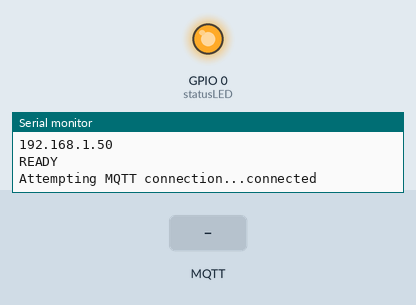
Recording of a sketch running on a simulated ESP8266 (NodeMCU). On the bench: output pins drawn as LEDs (lit = HIGH), the last lines printed to the serial monitor. The inputs (shaded band) are chosen by the test bench. WiFi joins after 1.5 s; servers stay silent unless stated; no MQTT or app messages arrive unless stated; pins used as bus, display or sensor lines are not drawn.

Above: at 2.7 s.
2.8 s: MQTT message "desktop/power" arrives on the first subscribed topic
At 3.2 s:
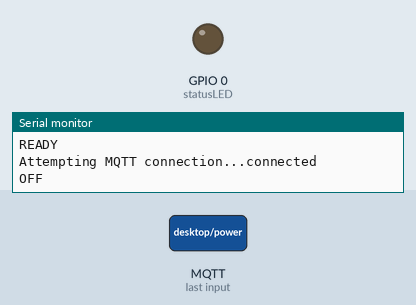
4.3 s: MQTT message "ON" arrives on the first subscribed topic
At 6.2 s:
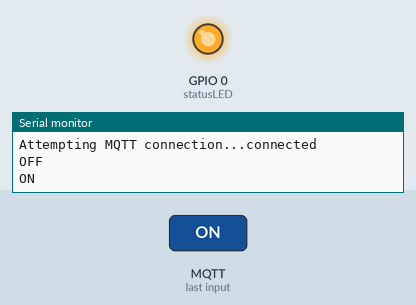
Timing chart, 0 to 7.7 s (numbered marks = the images above; inputs shaded):
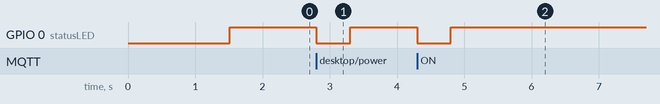

Measured:
- after the input at 2.8 s, GPIO 0 (statusLED): HIGH → LOW at once, → HIGH 0.50 s later
- after the input at 4.3 s, GPIO 0 (statusLED): HIGH → LOW at once, → HIGH 0.50 s later

The sketch:

desktop-power.ino
```cpp
#include <ESP8266WiFi.h>
#include <PubSubClient.h>
#include <ESP8266mDNS.h>
#include <WiFiUdp.h>
#include <ArduinoOTA.h>

//OTA Config
const char* deviceName = "ESP8266-Desktop-Power";
const char* OTAPass = "update";

// Wifi network details and MQTT broker IP
const char* ssid = "*****";
const char* password = "*****";
const char* mqtt_server = "*****";

WiFiClient espClient;
PubSubClient client(espClient);
int powerPin = 14;
int statusLED = 0;
String switch1;
String strTopic;
String strPayload;

void setup_wifi() {
  delay(10);
  // Connect to Wifi
  Serial.println();
  Serial.print("Connecting to ");
  Serial.println(ssid);
  WiFi.begin(ssid, password);

  while (WiFi.status() != WL_CONNECTED)
  {
    delay(500);
    Serial.print(".");
  }
  Serial.println("");
  Serial.println("WiFi connected");
  Serial.println("IP address: ");
  Serial.println(WiFi.localIP());
}

void callback(char* topic, byte* payload, unsigned int length) {
  payload[length] = '\0';
  strTopic = String((char*)topic);
  if(strTopic == "desktop/power")
    {
    switch1 = String((char*)payload);
    if(switch1 == "ON")
      {
        Serial.println("ON");
        digitalWrite(powerPin, LOW);
        digitalWrite(statusLED, LOW);
        delay(500);
        digitalWrite(powerPin, HIGH);
        digitalWrite(statusLED, HIGH);
      }
    else
      {
        Serial.println("OFF");
        digitalWrite(powerPin, LOW);
        digitalWrite(statusLED, LOW);
        delay(500);
        digitalWrite(powerPin, HIGH);
        digitalWrite(statusLED, HIGH);
      }
    }
}

void reconnect() {
  // Loop until we're reconnected
  while (!client.connected()) {
    Serial.print("Attempting MQTT connection...");
    // Attempt to connect
    if (client.connect("Desktop-Power")) {
      Serial.println("connected");
      // Once connected, publish an announcement...
      client.subscribe("desktop/power");
    } else {
      Serial.print("failed, rc=");
      Serial.print(client.state());
      Serial.println(" try again in 5 seconds");
      // Wait 5 seconds before retrying
      delay(5000);
    }
  }
}

void setup()
{
  Serial.begin(115200);

  //OTA Setup
  WiFi.mode(WIFI_STA);
  ArduinoOTA.setPassword(OTAPass);
  ArduinoOTA.setHostname(deviceName);

  setup_wifi();
  client.setServer(mqtt_server, 1883);
  client.setCallback(callback);

  while (WiFi.waitForConnectResult() != WL_CONNECTED) {
    Serial.println("Connection Failed! Rebooting...");
    delay(5000);
    ESP.restart();
  }

  ArduinoOTA.onStart([]() {
    Serial.println("Start");
  });
  ArduinoOTA.onEnd([]() {
    Serial.println("\nEnd");
  });
  ArduinoOTA.onProgress([](unsigned int progress, unsigned int total) {
    Serial.printf("Progress: %u%%\r", (progress / (total / 100)));
  });
  ArduinoOTA.onError([](ota_error_t error) {
    Serial.printf("Error[%u]: ", error);
    if (error == OTA_AUTH_ERROR) Serial.println("Auth Failed");
    else if (error == OTA_BEGIN_ERROR) Serial.println("Begin Failed");
    else if (error == OTA_CONNECT_ERROR) Serial.println("Connect Failed");
    else if (error == OTA_RECEIVE_ERROR) Serial.println("Receive Failed");
    else if (error == OTA_END_ERROR) Serial.println("End Failed");
  });
  ArduinoOTA.begin();

  Serial.println("READY");

  pinMode(statusLED, OUTPUT);
  digitalWrite(statusLED, HIGH);
  pinMode(powerPin, OUTPUT);
  digitalWrite(powerPin, HIGH);
}

void loop()
{
  if (WiFi.status() != WL_CONNECTED) {
	setup_wifi();
  }
  if (!client.connected()) {
    reconnect();
  }
  client.loop();
  ArduinoOTA.handle();
}
```
